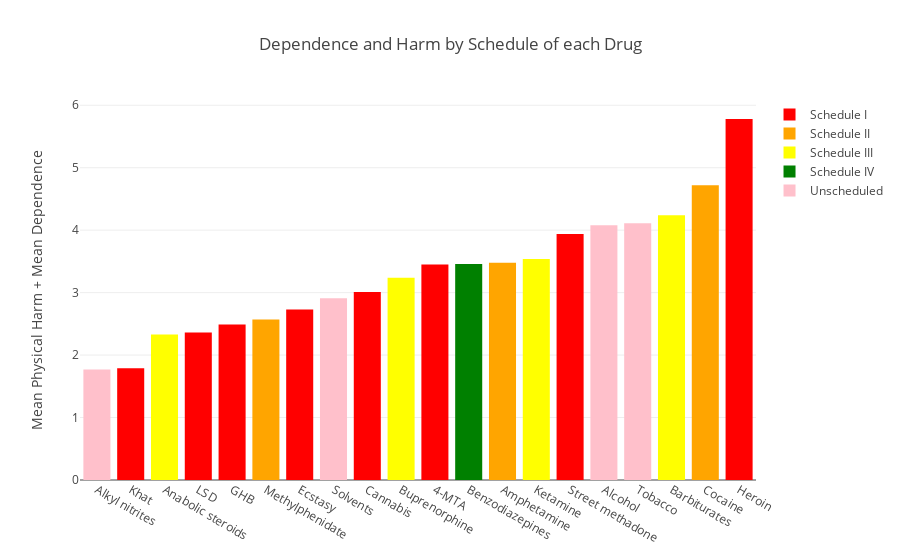

The notebook cell this image was saved under:
### Code cell
trace0 = go.Bar(y=sched1drug["Mean Physical harm + Mean Dependence"], x = sched1drug["Drug"], name = "Schedule I",
                marker = dict(color = list(map(schedule2color.get, sched1drug["Schedule"]))))

trace1 = go.Bar(y=sched2drug["Mean Physical harm + Mean Dependence"], x = sched2drug["Drug"], name = "Schedule II",
                               marker = dict(color = list(map(schedule2color.get, sched2drug["Schedule"]))))

trace2 = go.Bar(y=sched3drug["Mean Physical harm + Mean Dependence"], x = sched3drug["Drug"], name = "Schedule III",
                                marker = dict(color = list(map(schedule2color.get, sched3drug["Schedule"]))))


trace3 = go.Bar(y=sched4drug["Mean Physical harm + Mean Dependence"], x = sched4drug["Drug"], name = "Schedule IV",
                                marker = dict(color = list(map(schedule2color.get, sched4drug["Schedule"]))))


trace4 = go.Bar(y=sched5drug["Mean Physical harm + Mean Dependence"], x = sched5drug["Drug"], name = "Schedule V",
                                marker = dict(color = list(map(schedule2color.get, sched5drug["Schedule"]))))


trace5 = go.Bar(y=schednadrug["Mean Physical harm + Mean Dependence"], x = schednadrug["Drug"], name = "Unscheduled",
                                marker = dict(color = list(map(schedule2color.get, schednadrug["Schedule"]))))



traces = [trace0,trace1,trace2,trace3,trace4,trace5]

xaxis_template = dict(categoryorder = "array",
                      categoryarray = [x for _, x in sorted(zip(drugs["Mean Physical harm + Mean Dependence"], drugs["Drug"]))])

yaxis_template = dict(title = "Mean Physical Harm + Mean Dependence",  rangemode = "tozero")
#legend_template = schedule2color

layout = go.Layout(title = "Dependence and Harm by Schedule of each Drug", xaxis=xaxis_template,
                   yaxis=yaxis_template, showlegend=True)
fig = go.Figure(data=traces, layout = layout)
iplot(fig)

### Figure 1 — Plotly figure (JSON) as saved in the notebook; plotly's stock layout.template omitted (floating-point values rounded to 4 significant figures)
{"data": [{"marker": {"color": ["red", "red", "red", "red", "red", "red", "red", "red"]}, "name": "Schedule I", "type": "bar", "uid": "fa738cd2-c046-4013-ae48-b5c367ecfc37", "x": ["Heroin", "Street methadone", "4-MTA", "Cannabis", "Ecstasy", "GHB", "LSD", "Khat"], "y": [5.78, 3.94, 3.45, 3.01, 2.73, 2.49, 2.36, 1.79]}, {"marker": {"color": ["orange", "orange", "orange"]}, "name": "Schedule II", "type": "bar", "uid": "c8825391-33a4-42ae-9647-2a9581dee1fa", "x": ["Cocaine", "Amphetamine", "Methylphenidate"], "y": [4.72, 3.48, 2.57]}, {"marker": {"color": ["yellow", "yellow", "yellow", "yellow"]}, "name": "Schedule III", "type": "bar", "uid": "89d34dfd-d177-46d0-9758-a38759b4eb12", "x": ["Barbiturates", "Ketamine", "Buprenorphine", "Anabolic steroids"], "y": [4.24, 3.54, 3.24, 2.33]}, {"marker": {"color": ["green"]}, "name": "Schedule IV", "type": "bar", "uid": "2a9d1d74-2c46-483c-8482-228cd8d1ceff", "x": ["Benzodiazepines"], "y": [3.46]}, {"marker": {"color": []}, "name": "Schedule V", "type": "bar", "uid": "59b19af4-fa38-4618-b89b-4348f0087855", "x": [], "y": []}, {"marker": {"color": ["pink", "pink", "pink", "pink"]}, "name": "Unscheduled", "type": "bar", "uid": "f0fe6045-1a27-4a17-a1e0-e56e33c9e884", "x": ["Tobacco", "Alcohol", "Solvents", "Alkyl nitrites"], "y": [4.11, 4.08, 2.91, 1.77]}], "layout": {"showlegend": true, "title": {"text": "Dependence and Harm by Schedule of each Drug"}, "xaxis": {"categoryarray": ["Alkyl nitrites", "Khat", "Anabolic steroids", "LSD", "GHB", "Methylphenidate", "Ecstasy", "Solvents", "Cannabis", "Buprenorphine", "4-MTA", "Benzodiazepines", "Amphetamine", "Ketamine", "Street methadone", "Alcohol", "Tobacco", "Barbiturates", "Cocaine", "Heroin"], "categoryorder": "array"}, "yaxis": {"rangemode": "tozero", "title": {"text": "Mean Physical Harm + Mean Dependence"}}}}
